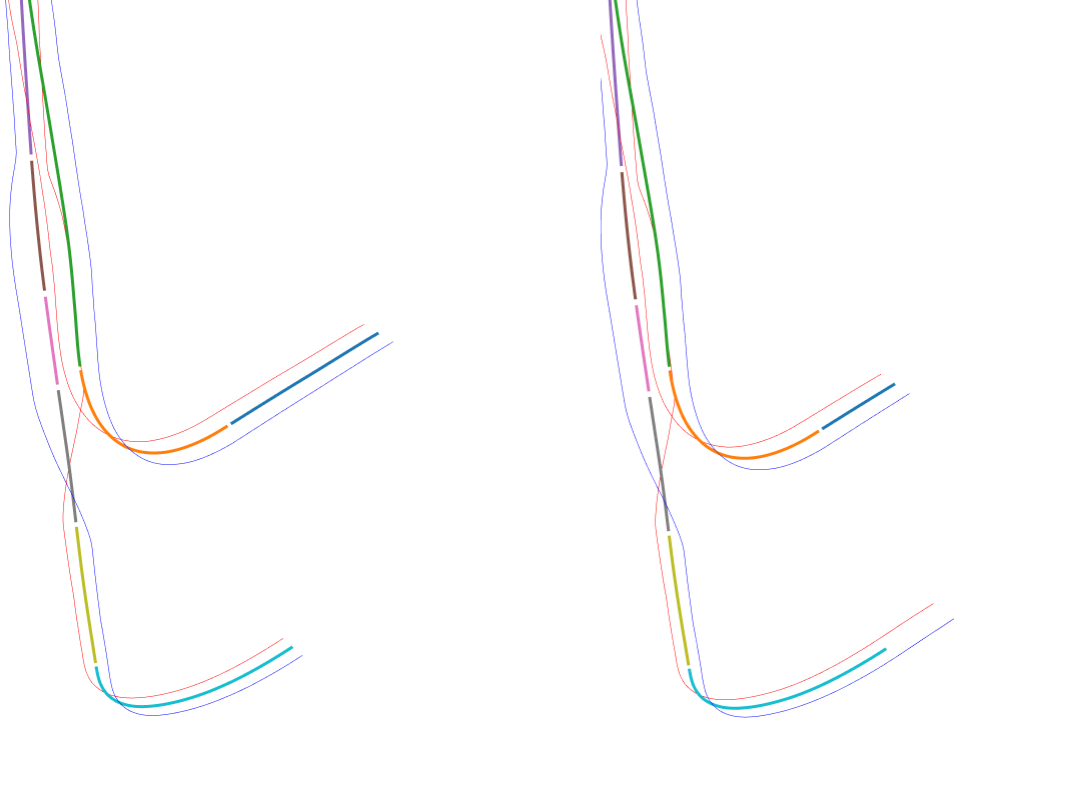

Write notebook code for a chart like this one.
### Code cell
from plotly.subplots import make_subplots
import flightplotting.templates
from flightplotting.traces import dtwtrace
import numpy as np

man = sched.manoeuvres[1]

fig = make_subplots(
    1,
    2,
    specs=[[{'is_3d': True}, {'is_3d': True}]]
)
fig.update_layout(template="flight3d", showlegend=False, width=1200, height=800)


fig.add_traces(
    dtwtrace(man.get_data(aligned), man.elements), 
    rows=list(np.full(len(man.elements)+2, 1)),
    cols=list(np.full(len(man.elements)+2, 1))
)
fig.add_traces(
    dtwtrace(man.get_data(fcj.sec), man.elements),  
    rows=list(np.full(len(man.elements)+2, 1)),
    cols=list(np.full(len(man.elements)+2, 2))
)
fig.show()
